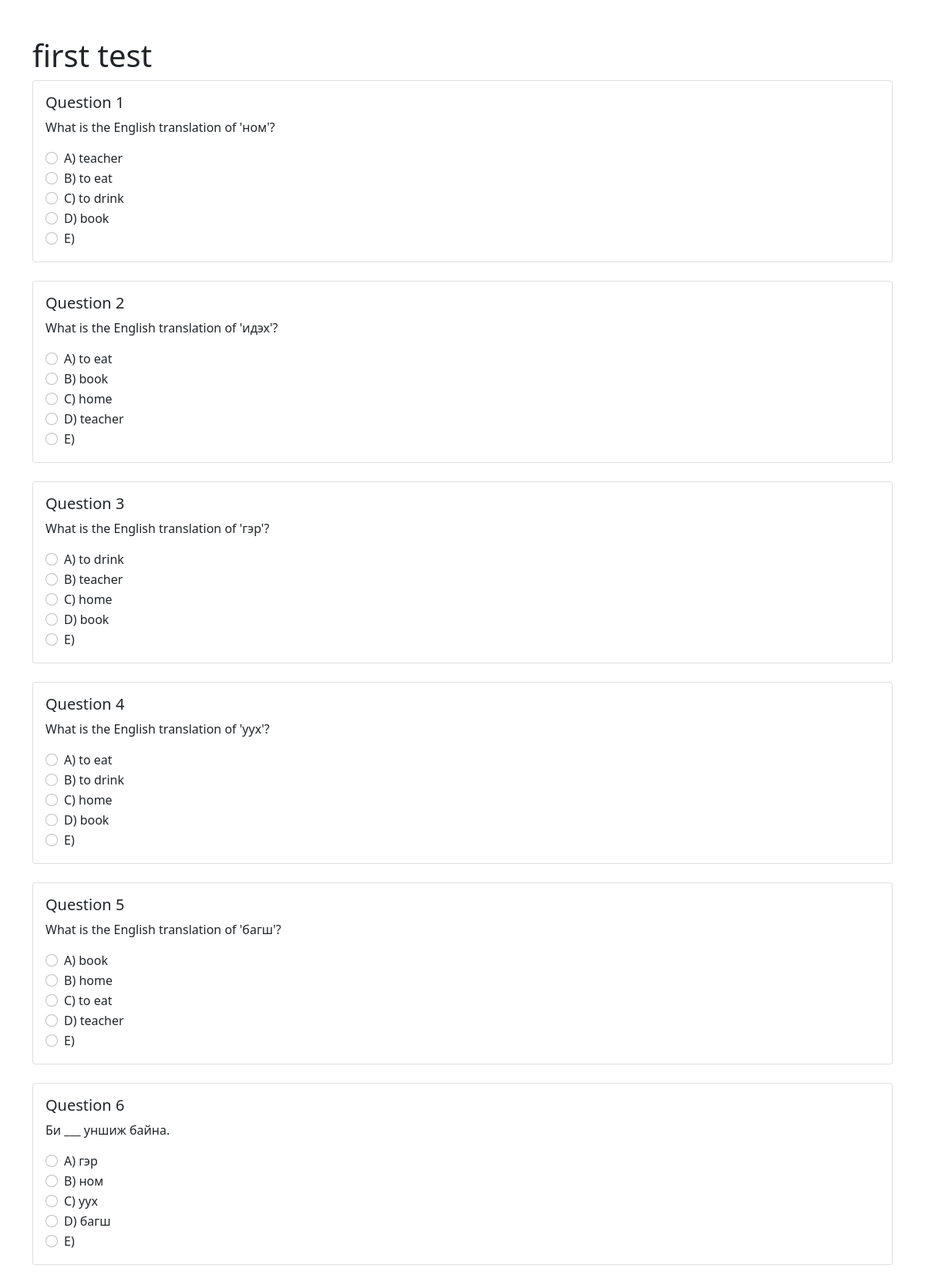
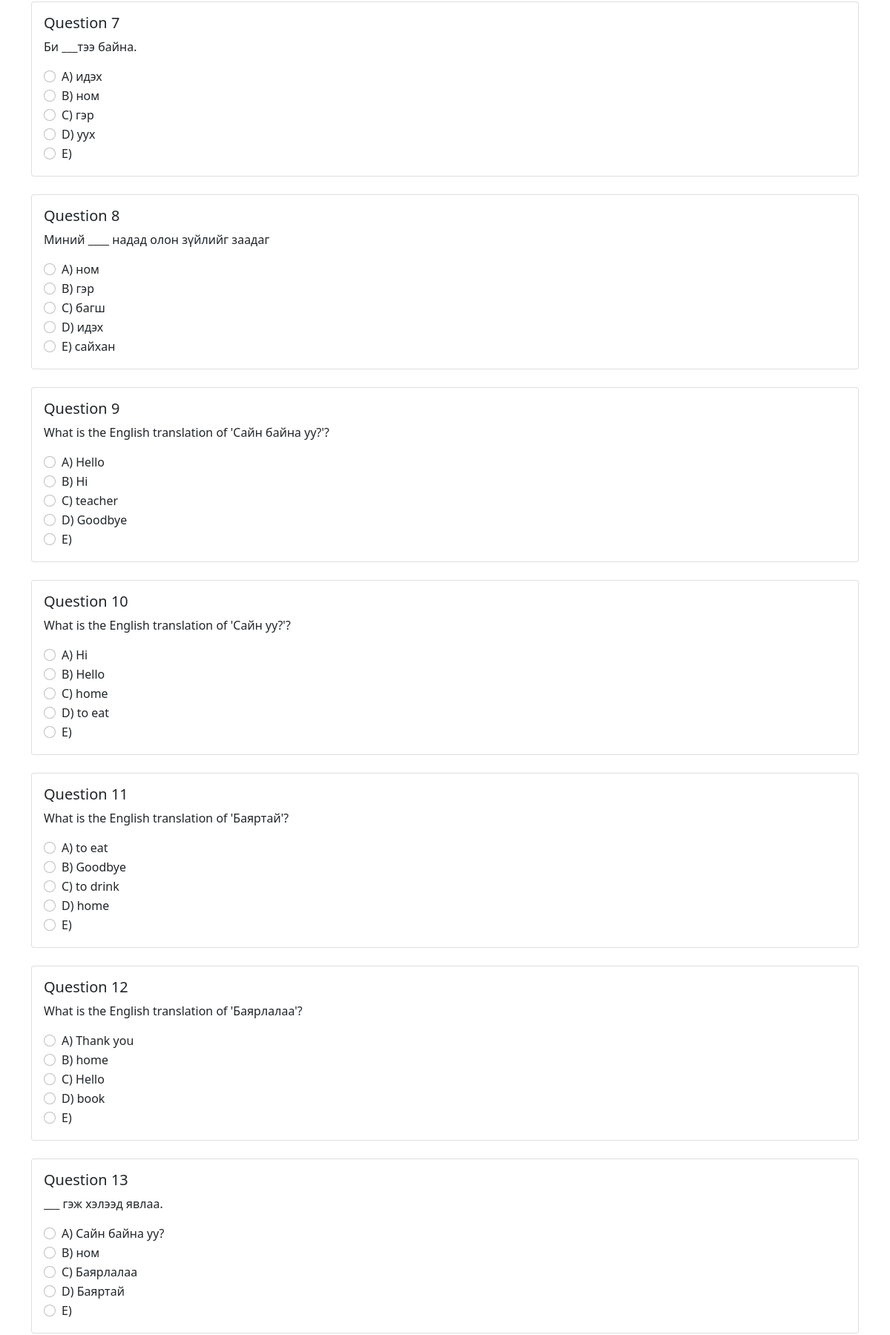
The page /test/1 (signed in, upper part) on the database its author committed (2 pictures, top to bottom).
### db/models.py (models this page shows, shortened)
class Test(db.Model):
    __tablename__ = 'tests'
    test_id = db.Column(db.Integer, primary_key=True)
    title = db.Column(db.String(100), nullable=False)
    is_sample = db.Column(db.Boolean, default=False)
    created_at = db.Column(db.DateTime, default=db.func.now())
    questions = db.relationship('Question', backref='test', lazy=True)

class Question(db.Model):
    __tablename__ = 'questions'
    question_id = db.Column(db.Integer, primary_key=True)
    test_id = db.Column(db.Integer, db.ForeignKey('tests.test_id'), nullable=False)
    question_text = db.Column(db.String(1700), nullable=False)
    option_a = db.Column(db.String(1200), nullable=False)
    option_b = db.Column(db.String(1200), nullable=False)
    option_c = db.Column(db.String(1200), nullable=False)
    option_d = db.Column(db.String(1200), nullable=False)
    option_e = db.Column(db.String(1200), nullable=False)
    correct_answer = db.Column(db.String(1), nullable=False)
    explanation = db.Column(db.String(5500), nullable=False)

### routes/test_routes.py (the view)
@test_bp.route('/test/<int:test_id>')
@login_required
def take_test(test_id):
    test = Test.query.get_or_404(test_id)
    questions = Question.query.filter_by(test_id=test_id).all()
    return render_template('tests/take.html', test=test, questions=questions)

### app.py (called while the page is built)
@login_manager.user_loader
def load_user(user_id):
    return User.query.get(int(user_id))

### templates/tests/take.html (shortened to what this page needs)
<!DOCTYPE html>
<html>
<head>
    <link href="https://cdn.jsdelivr.net/npm/bootstrap@5.1.3/dist/css/bootstrap.min.css" rel="stylesheet">
</head>
<body>
    <div class="container mt-5">
        <h1>{{ test.title }}</h1>
        <form method="POST" action="{{ url_for('test_routes.submit_test') }}">
            {% for question in questions %}
            <div class="card mb-4">
                <div class="card-body">
                    <h5 class="card-title">Question {{ loop.index }}</h5>
                    <p class="card-text">{{ question.question_text }}</p>
                    <div class="form-check">
                        <input class="form-check-input" type="radio" name="question_{{ question.question_id }}" value="A" id="q{{ question.question_id }}_a" required>
                        <label class="form-check-label" for="q{{ question.question_id }}_a">
                            A) {{ question.option_a }}
                        </label>
                    </div>
                    <div class="form-check">
                        <input class="form-check-input" type="radio" name="question_{{ question.question_id }}" value="B" id="q{{ question.question_id }}_b">
                        <label class="form-check-label" for="q{{ question.question_id }}_b">
                            B) {{ question.option_b }}
                        </label>
                    </div>
                    <div class="form-check">
                        <input class="form-check-input" type="radio" name="question_{{ question.question_id }}" value="C" id="q{{ question.question_id }}_c">
                        <label class="form-check-label" for="q{{ question.question_id }}_c">
                            C) {{ question.option_c }}
                        </label>
                    </div>
                    <div class="form-check">
                        <input class="form-check-input" type="radio" name="question_{{ question.question_id }}" value="D" id="q{{ question.question_id }}_d">
                        <label class="form-check-label" for="q{{ question.question_id }}_d">
                            D) {{ question.option_d }}
                        </label>
                    </div>
                    <div class="form-check">
                        <input class="form-check-input" type="radio" name="question_{{ question.question_id }}" value="E" id="q{{ question.question_id }}_e">
                        <label class="form-check-label" for="q{{ question.question_id }}_e">
                            E) {{ question.option_e }}
                        </label>
                    </div>
                </div>
            </div>
            {% endfor %}
        </form>
    </div>
</body>
</html>

### rows shown on the page
Test: title "first test"
Question: question_text "What is the English translation of 'ном'?", option_a "teacher", option_b "to eat", option_c "to drink", option_d "book"
Question: question_text "What is the English translation of 'идэх'?", option_a "to eat", option_b "book", option_c "home", option_d "teacher"
Question: question_text "What is the English translation of 'гэр'?", option_a "to drink", option_b "teacher", option_c "home", option_d "book"
Question: question_text "What is the English translation of 'уух'?", option_a "to eat", option_b "to drink", option_c "home", option_d "book"
Question: question_text "What is the English translation of 'багш'?", option_a "book", option_b "home", option_c "to eat", option_d "teacher"
Question: question_text "Би ___ уншиж байна.", option_a "гэр", option_b "ном", option_c "уух", option_d "багш"
Question: question_text "Би ___тээ байна.", option_a "идэх", option_b "ном", option_c "гэр", option_d "уух"
Question: question_text "Миний ____ надад олон зүйлийг заадаг", option_a "ном", option_b "гэр", option_c "багш", option_d "идэх", option_e "сайхан"
Question: question_text "What is the English translation of 'Сайн байна уу?'?", option_a "Hello", option_b "Hi", option_c "teacher", option_d "Goodbye"
Question: question_text "What is the English translation of 'Сайн уу?'?", option_a "Hi", option_b "Hello", option_c "home", option_d "to eat"
Question: question_text "What is the English translation of 'Баяртай'?", option_a "to eat", option_b "Goodbye", option_c "to drink", option_d "home"
Question: question_text "What is the English translation of 'Баярлалаа'?", option_a "Thank you", option_b "home", option_c "Hello", option_d "book"
Question: question_text "___ гэж хэлээд явлаа.", option_a "Сайн байна уу?", option_b "ном", option_c "Баярлалаа", option_d "Баяртай"
